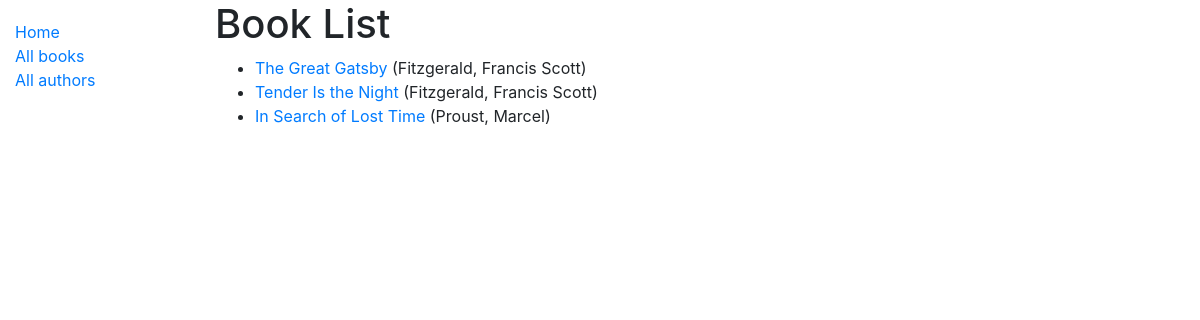
/catalog/books/, run on the app's committed database.
### catalog/models.py (models this page shows, shortened)
class Book(models.Model):
    title = models.CharField(max_length=200)
    author = models.ForeignKey("Author", on_delete=models.SET_NULL, null=True)
    summary = models.TextField(max_length=1000, help_text="Enter a brief description of the book")
    isbn = models.CharField(
        "ISBN",
        max_length=13,
        help_text="13 Character <a href=\"https://www.isbn-international.org/content/what-isbn\">ISBN number</a>",
        )
    genre = models.ManyToManyField(Genre, help_text="Select a genre for this book")
    language = models.ForeignKey(Language, on_delete=models.SET_NULL, null=True)
    def get_absolute_url(self):
        return reverse('book-detail', args=[str(self.id)])
    def display_genre(self):
        """Create a string for the Genre. This is required to display genre in Admin."""
        return ', '.join(genre.name for genre in self.genre.all()[:3])
    display_genre.short_description = 'Genre'

class Author(models.Model):
    first_name = models.CharField(max_length=100)
    last_name = models.CharField(max_length=100)
    date_of_birth = models.DateField(null=True, blank=True)
    date_of_death = models.DateField('Died', null=True, blank=True)
    class Meta:
        ordering = ['last_name', 'first_name']
    def __str__(self):
        return f'{self.last_name}, {self.first_name}'

### catalog/views.py (the view)
# urls.py: path('books/', views.BookListView.as_view(), name='books'),
class BookListView(generic.ListView):
    model = Book
    paginate_by = 10

### catalog/templates/catalog/book_list.html
{% extends "base_generic.html" %}
{% block content %}
  <h1>Book List</h1>
  {% if book_list %}
  <ul>
    {% for book in book_list %}
      <li>
        <a href="{{ book.get_absolute_url }}">{{ book.title }}</a> ({{book.author}})
      </li>
    {% endfor %}
  </ul>
  {% else %}
    <p>There are no books in the library.</p>
  {% endif %}
{% endblock %}

### data on the page
Book: title "The Great Gatsby", author "Fitzgerald, Francis Scott"
Book: title "Tender Is the Night", author "Fitzgerald, Francis Scott"
Book: title "In Search of Lost Time", author "Proust, Marcel"
